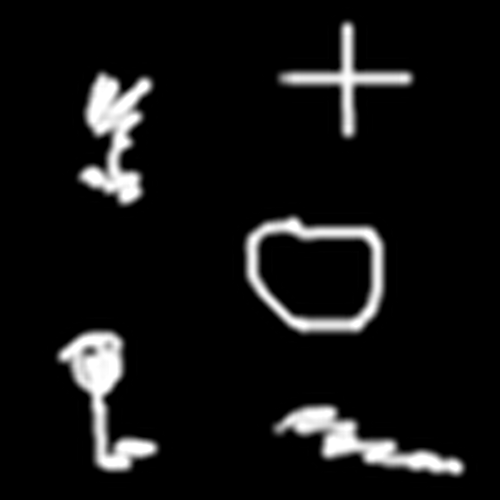
//> input picture region_example2.png, 500 x 500 px
$ ./dbscan   (built with g++ and OpenCV 4)
//> lines starting //> are read from the running program, lines starting //| are printed output that depends on the picture; after the words box and inside, x2 and y2 are one past the last pixel; in counts of white or black regions, pixels touching at a corner belong together
#include <iostream>
#include <vector>
#include <functional>
#include <algorithm>

#include <opencv2/core.hpp>
#include <opencv2/highgui.hpp>
#include <opencv/cv.hpp>

using namespace std;
using namespace cv;

cv::Mat CreateImageFromLabels(const cv::Mat& rImage, const std::vector<cv::Point3d>& aPoints, const std::vector<unsigned int>& aLabels);
double norm3(const cv::Point3d& p1, const cv::Point3d& p2);
std::vector<cv::Point3d> ExtractPoints(const cv::Mat& rImage);

cv::Mat Segment(const cv::Mat& rImage);
std::vector<std::vector<unsigned int> > ComputeNeighbors(const std::vector<cv::Point3d>& aPoints, std::function<double(const cv::Point3d&, const cv::Point3d&)> fNorm, double eps);
std::vector<unsigned int> rundbscan(const std::vector<cv::Point3d>& aPoints, std::function<double(const cv::Point3d&, const cv::Point3d&)> fNorm, double dEps, unsigned int iMinPoints);

int main() {
	Mat oOriginal = imread("/home/jung/2018EntwicklungStereoalgorithmus/data/region_example2.png", CV_LOAD_IMAGE_GRAYSCALE);
//> oOriginal is the input picture: 500 rows x 500 cols, CV_8UC1; min 0, max 255, mean 19.5
	threshold(oOriginal, oOriginal, 128, 255, THRESH_BINARY);
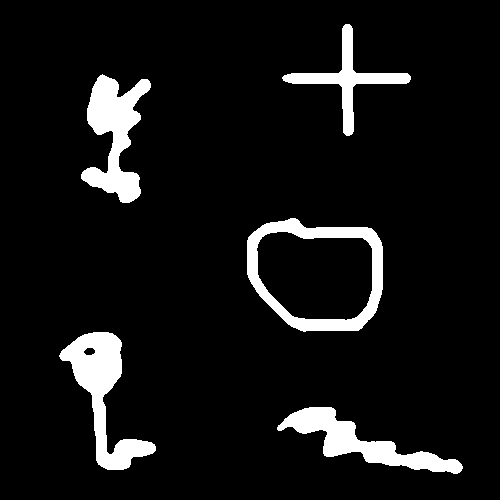
//> oOriginal: 500 rows x 500 cols, CV_8UC1; 7.8% white; 5 white regions, box (x1, y1, x2, y2) and area: (59, 332, 156, 470) 4539, (81, 74, 151, 203) 4281, (247, 218, 383, 332) 4256, (277, 407, 463, 474) 3861, (282, 24, 411, 136) 2471

	imshow("Original", oOriginal);

	if(oOriginal.depth()!=CV_8U || oOriginal.channels()!=1) {
		cout<<"Error: Matrix has wrong depth"<<endl;
		return -1;
	}

	Mat oSegmentation = Segment(oOriginal);
	normalize(oSegmentation, oSegmentation, 255.0, 0.0, CV_MINMAX);
	cvtColor(oSegmentation, oSegmentation, CV_GRAY2BGR);
	applyColorMap(oSegmentation, oSegmentation, COLORMAP_JET);

	imshow("Segmentation", oSegmentation);

	imwrite("/home/jung/2018EntwicklungStereoalgorithmus/data/segmentation_result.png", oSegmentation);


	waitKey(0);

	return 0;
}


cv::Mat Segment(const cv::Mat& rImage) {
	cv::Mat oResult;

	auto aPoints = ExtractPoints(rImage);
	cout<<"DBSCAN: Extracted "<<aPoints.size()<<" Points"<<endl;

	auto aLabels = rundbscan(aPoints, norm3, 20.0, 10);
	oResult = CreateImageFromLabels(rImage, aPoints, aLabels);

	return oResult;
}

std::vector<cv::Point3d> ExtractPoints(const cv::Mat& rImage) {
	assert(rImage.type()==CV_8U);

	vector<cv::Point3d> aResult;

	for(int i=0; i<rImage.rows; ++i) {
		for(int j=0; j<rImage.cols; ++j) {
			uchar val = rImage.at<uchar>(i, j);
			if(val>250) {
				aResult.push_back(cv::Point3d((double)i, (double)j, (double)val));
			}
		}
	}
//> after the loop, aResult = 19408 Point3s, first 12: [24, 345, 255], [24, 346, 255], [24, 347, 255], [24, 348, 255], [24, 349, 255], [25, 344, 255], [25, 345, 255], [25, 346, 255], [25, 347, 255], [25, 348, 255], [25, 349, 255], [25, 350, 255]
//> in Segment, `auto aPoints = ExtractPoints(rImage);`: aPoints has the same summary as aResult in ExtractPoints
//| DBSCAN: Extracted 19408 Points

	return aResult;
}

std::vector<unsigned int> rundbscan(const std::vector<cv::Point3d>& aPoints, std::function<double(const cv::Point3d&, const cv::Point3d&)> fNorm, double dEps, unsigned int iMinPoints) {
//> called with dEps = 20, iMinPoints = 10
	unsigned int iNumPoints = aPoints.size();
//> iNumPoints = 19408

	vector<vector<unsigned int> > aComputedNeighbors = ComputeNeighbors(aPoints, fNorm, dEps);
//> in ComputeNeighbors, `std::vector<std::vector<unsigned int> > aResult(aPoints.size());`: aResult = 19408 items
//> aComputedNeighbors = 19408 items

	vector<unsigned int> aLabel(iNumPoints);
	unsigned int iCurrentLabel = 3;
	for(size_t i=0; i<iNumPoints; ++i) {
		aLabel[i] = 0;
	}

	for(size_t i=0; i<iNumPoints; ++i) {
		if(aLabel[i]>0) 	continue; // schon besucht

		//vector<unsigned int> aNeighborPtr = FindNeighbors(i, aPoints, fNorm, dEps);
		vector<unsigned int> aNeighborPtr = aComputedNeighbors[i];
		if(aNeighborPtr.size()<iMinPoints) {
			aLabel[i] = 3; // label as noise
			continue;
		}
		iCurrentLabel++;
		aLabel[i] = iCurrentLabel;
		for(size_t j=0; j<aNeighborPtr.size(); ++j) {
			size_t iNeighborPtr = aNeighborPtr[j];
			if(aLabel[iNeighborPtr]==3) 	aLabel[iNeighborPtr] = 2; // label as border point
			if(aLabel[iNeighborPtr]>3) 	continue;
			aLabel[iNeighborPtr] = iCurrentLabel; // label as current cluster
			//vector<unsigned int> aNextNeightborPointer = FindNeighbors(iNeighborPtr, aPoints, fNorm, dEps);
			vector<unsigned int> aNextNeightborPointer = aComputedNeighbors[iNeighborPtr];
			if(aNextNeightborPointer.size()>=iMinPoints) {
				for(size_t k=0; k<aNextNeightborPointer.size(); ++k) {
					if(find(aNeighborPtr.begin(), aNeighborPtr.end(), aNextNeightborPointer[k])==aNeighborPtr.end()) {
						aNeighborPtr.push_back(aNextNeightborPointer[k]);
					}
				}
			}
		}
	}
//> after the loop, aLabel = 19408 values, max 8 at index 13912, min 4 at index 0, mean 6.16; iCurrentLabel = 8
//> in Segment, `auto aLabels = rundbscan(aPoints, norm3, 20.0, 10);`: aLabels has the same summary as aLabel in rundbscan
	return aLabel;
}

std::vector<std::vector<unsigned int> > ComputeNeighbors(const std::vector<cv::Point3d>& aPoints, std::function<double(const cv::Point3d&, const cv::Point3d&)> fNorm, double eps) {
	std::vector<std::vector<unsigned int> > aResult(aPoints.size());

	for(size_t i=0; i<aPoints.size(); ++i) {
		vector<unsigned int> aNeighbors;
		for(size_t j=0; j<aPoints.size(); ++j) {
			if(fNorm(aPoints[i], aPoints[j])<eps) {
				aNeighbors.push_back(j);
			}
		}
		aResult[i] = aNeighbors;
	}

	return aResult;
}

cv::Mat CreateImageFromLabels(const cv::Mat& rImage, const std::vector<cv::Point3d>& aPoints, const std::vector<unsigned int>& aLabels) {
	assert(aPoints.size()==aLabels.size());

	cv::Mat oResult = cv::Mat::zeros(rImage.rows, rImage.cols, CV_8U);

	cout<<"Writing "<<aPoints.size()<<" | "<<aLabels.size()<<" Points"<<endl;
//| Writing 19408 | 19408 Points
	for(size_t k=0; k<aPoints.size(); ++k) {
		int i = (int)aPoints[k].x;
		int j = (int)aPoints[k].y;
		uchar val = (uchar)aLabels[k];
		oResult.at<uchar>(i, j) = val;
	}
//> this loop made 19408 passes
//> (i, j) on passes 1 to 3: (24, 345), (24, 346), (24, 347)
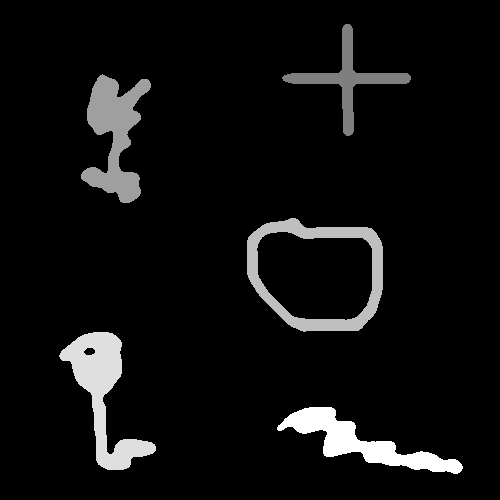
//> oResult: 500 rows x 500 cols, CV_8UC1; min 0, max 8, mean 0.478; drawn with min black and max white
//> in main, `normalize(oSegmentation, oSegmentation, 255.0, 0.0, CV_MINMAX);`:
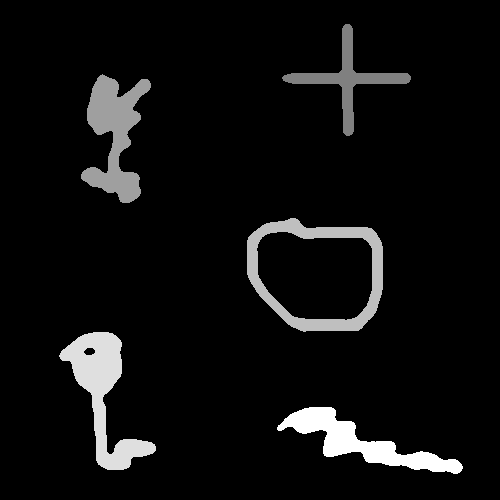
//> oSegmentation: 500 rows x 500 cols, CV_8UC1; 7.76% of pixels changed, all inside (x1, y1, x2, y2) = (59, 24, 463, 474)
//> in main, `applyColorMap(oSegmentation, oSegmentation, COLORMAP_JET);`:
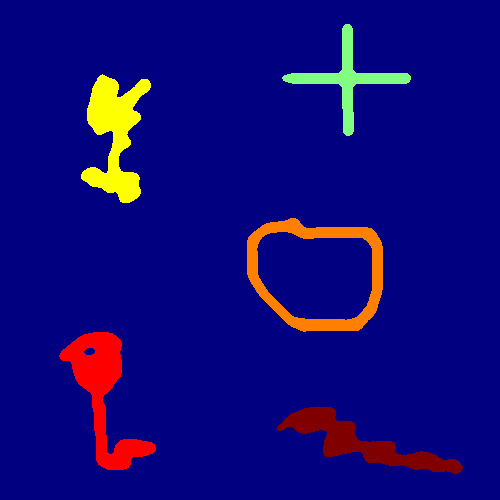
//> oSegmentation: 500 rows x 500 cols, CV_8UC3; mean B, G, R 119.3, 9.1, 16.6

	return oResult;
}

double norm3(const cv::Point3d& p1, const cv::Point3d& p2) {
	return sqrt((p1.x-p2.x)*(p1.x-p2.x)+(p1.y-p2.y)*(p1.y-p2.y)+(p1.z-p2.z)*(p1.z-p2.z));
}
